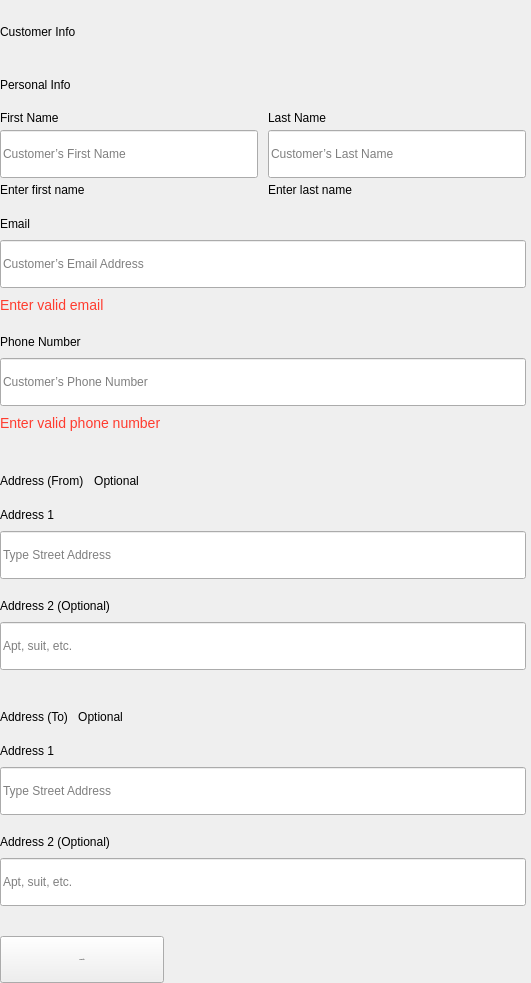
                            <widget class="QWidget" name="calc_result_customer_info_scroll_2">
                             <property name="geometry">
                              <rect>
                               <x>0</x>
                               <y>0</y>
                               <width>531</width>
                               <height>983</height>
                              </rect>
                             </property>
                             <layout class="QVBoxLayout" name="calc_result_customer_info_scroll_layout">
                              <property name="spacing">
                               <number>0</number>
                              </property>
                              <property name="leftMargin">
                               <number>0</number>
                              </property>
                              <property name="topMargin">
                               <number>0</number>
                              </property>
                              <property name="rightMargin">
                               <number>0</number>
                              </property>
                              <property name="bottomMargin">
                               <number>0</number>
                              </property>
                              <item alignment="Qt::AlignLeft">
                               <widget class="QFrame" name="calc_result_cus_info_frame">
                                <layout class="QVBoxLayout" name="calc_result_cus_info_layout">
                                 <property name="spacing">
                                  <number>5</number>
                                 </property>
                                 <property name="leftMargin">
                                  <number>0</number>
                                 </property>
                                 <property name="topMargin">
                                  <number>20</number>
                                 </property>
                                 <property name="rightMargin">
                                  <number>5</number>
                                 </property>
                                 <property name="bottomMargin">
                                  <number>0</number>
                                 </property>
                                 <item>
                                  <widget class="QLabel" name="calc_result_cus_info_header">
                                   <property name="text">
                                    <string>Customer Info</string>
                                   </property>
                                   <property name="alignment">
                                    <set>Qt::AlignJustify|Qt::AlignVCenter</set>
                                   </property>
                                  </widget>
                                 </item>
                                 <item>
                                  <spacer name="verticalSpacer_4">
                                   <property name="orientation">
                                    <enum>Qt::Vertical</enum>
                                   </property>
                                   <property name="sizeType">
                                    <enum>QSizePolicy::Fixed</enum>
                                   </property>
                                   <property name="sizeHint" stdset="0">
                                    <size>
                                     <width>20</width>
                                     <height>25</height>
                                    </size>
                                   </property>
                                  </spacer>
                                 </item>
                                 <item>
                                  <widget class="QLabel" name="calc_result_cus_info_small_header">
                                   <property name="text">
                                    <string>Personal Info</string>
                                   </property>
                                  </widget>
                                 </item>
                                 <item>
                                  <widget class="QFrame" name="calc_result_cus_info_name_frame">
                                   <layout class="QGridLayout" name="calc_result_cus_info_name_layout">
                                    <property name="leftMargin">
                                     <number>0</number>
                                    </property>
                                    <property name="topMargin">
                                     <number>10</number>
                                    </property>
                                    <property name="rightMargin">
                                     <number>0</number>
                                    </property>
                                    <property name="bottomMargin">
                                     <number>10</number>
                                    </property>
                                    <property name="horizontalSpacing">
                                     <number>10</number>
                                    </property>
                                    <property name="verticalSpacing">
                                     <number>5</number>
                                    </property>
                                    <item row="0" column="0">
                                     <widget class="QLabel" name="calc_result_cus_info_f_name_label">
                                      <property name="text">
                                       <string>First Name</string>
                                      </property>
                                     </widget>
                                    </item>
                                    <item row="0" column="1">
                                     <widget class="QLabel" name="calc_result_cus_info_l_name_label">
                                      <property name="text">
                                       <string>Last Name</string>
                                      </property>
                                     </widget>
                                    </item>
                                    <item row="1" column="0">
                                     <widget class="QLineEdit" name="calc_result_cus_info_f_name_input">
                                      <property name="minimumSize">
                                       <size>
                                        <width>255</width>
                                        <height>48</height>
                                       </size>
                                      </property>
                                      <property name="placeholderText">
                                       <string>Customer’s First Name</string>
                                      </property>
                                     </widget>
                                    </item>
                                    <item row="1" column="1">
                                     <widget class="QLineEdit" name="calc_result_cus_info_l_name_input">
                                      <property name="minimumSize">
                                       <size>
                                        <width>255</width>
                                        <height>48</height>
                                       </size>
                                      </property>
                                      <property name="placeholderText">
                                       <string>Customer’s Last Name</string>
                                      </property>
                                     </widget>
                                    </item>
                                    <item row="2" column="0">
                                     <widget class="QLabel" name="calc_result_cus_info_error_f_name">
                                      <property name="text">
                                       <string>Enter first name</string>
                                      </property>
                                      <property name="alignment">
                                       <set>Qt::AlignJustify|Qt::AlignVCenter</set>
                                      </property>
                                     </widget>
                                    </item>
                                    <item row="2" column="1">
                                     <widget class="QLabel" name="calc_result_cus_info_error_l_name">
                                      <property name="text">
                                       <string>Enter last name</string>
                                      </property>
                                      <property name="alignment">
                                       <set>Qt::AlignJustify|Qt::AlignVCenter</set>
                                      </property>
                                     </widget>
                                    </item>
                                   </layout>
                                  </widget>
                                 </item>
                                 <item>
                                  <widget class="QLabel" name="calc_result_cus_info_email_label">
                                   <property name="text">
                                    <string>Email</string>
                                   </property>
                                  </widget>
                                 </item>
                                 <item>
                                  <widget class="QLineEdit" name="calc_result_cus_info_email_input">
                                   <property name="minimumSize">
                                    <size>
                                     <width>526</width>
                                     <height>48</height>
                                    </size>
                                   </property>
                                   <property name="placeholderText">
                                    <string>Customer’s Email Address</string>
                                   </property>
                                  </widget>
                                 </item>
                                 <item>
                                  <widget class="QLabel" name="calc_result_cus_info_error_email">
                                   <property name="styleSheet">
                                    <string notr="true">font-size: 14px;
color: #FF3C2F;</string>
                                   </property>
                                   <property name="text">
                                    <string>Enter valid email</string>
                                   </property>
                                   <property name="alignment">
                                    <set>Qt::AlignJustify|Qt::AlignVCenter</set>
                                   </property>
                                  </widget>
                                 </item>
                                 <item>
                                  <spacer name="verticalSpacer_7">
                                   <property name="orientation">
                                    <enum>Qt::Vertical</enum>
                                   </property>
                                   <property name="sizeType">
                                    <enum>QSizePolicy::Fixed</enum>
                                   </property>
                                   <property name="sizeHint" stdset="0">
                                    <size>
                                     <width>20</width>
                                     <height>10</height>
                                    </size>
                                   </property>
                                  </spacer>
                                 </item>
                                 <item>
                                  <widget class="QLabel" name="calc_result_cus_info_phone_label">
                                   <property name="text">
                                    <string>Phone Number</string>
                                   </property>
                                  </widget>
                                 </item>
                                 <item>
                                  <widget class="QLineEdit" name="calc_result_cus_info_phone_input">
                                   <property name="minimumSize">
                                    <size>
                                     <width>526</width>
                                     <height>48</height>
                                    </size>
                                   </property>
                                   <property name="maxLength">
                                    <number>11</number>
                                   </property>
                                   <property name="placeholderText">
                                    <string>Customer’s Phone Number</string>
                                   </property>
                                  </widget>
                                 </item>
                                 <item>
                                  <widget class="QLabel" name="calc_result_cus_info_error_phone">
                                   <property name="styleSheet">
                                    <string notr="true">font-size: 14px;
color: #FF3C2F;</string>
                                   </property>
                                   <property name="text">
                                    <string>Enter valid phone number</string>
                                   </property>
                                   <property name="alignment">
                                    <set>Qt::AlignJustify|Qt::AlignVCenter</set>
                                   </property>
                                  </widget>
                                 </item>
                                 <item alignment="Qt::AlignLeft">
                                  <widget class="QFrame" name="calc_result_cus_info_adr_from_frame">
                                   <layout class="QHBoxLayout" name="calc_result_cus_info_adr_from_layout">
                                    <property name="spacing">
                                     <number>10</number>
                                    </property>
                                    <property name="leftMargin">
                                     <number>0</number>
                                    </property>
                                    <property name="topMargin">
                                     <number>35</number>
                                    </property>
                                    <property name="rightMargin">
                                     <number>0</number>
                                    </property>
                                    <property name="bottomMargin">
                                     <number>10</number>
                                    </property>
                                    <item>
                                     <widget class="QLabel" name="calc_result_cus_info_adr_from_label">
                                      <property name="text">
                                       <string>Address (From)</string>
                                      </property>
                                     </widget>
                                    </item>
                                    <item>
                                     <widget class="QLabel" name="calc_result_cus_info_adr_from_opt">
                                      <property name="minimumSize">
                                       <size>
                                        <width>0</width>
                                        <height>0</height>
                                       </size>
                                      </property>
                                      <property name="maximumSize">
                                       <size>
                                        <width>16777215</width>
                                        <height>16777215</height>
                                       </size>
                                      </property>
                                      <property name="text">
                                       <string>Optional</string>
                                      </property>
                                      <property name="alignment">
                                       <set>Qt::AlignCenter</set>
                                      </property>
                                     </widget>
                                    </item>
                                   </layout>
                                  </widget>
                                 </item>
                                 <item>
                                  <widget class="QLabel" name="calc_result_cus_info_adr_from_1_label">
                                   <property name="text">
                                    <string>Address 1</string>
                                   </property>
                                  </widget>
                                 </item>
                                 <item>
                                  <widget class="QLineEdit" name="calc_result_cus_info_adr_from_1_input">
                                   <property name="minimumSize">
                                    <size>
                                     <width>526</width>
                                     <height>48</height>
                                    </size>
                                   </property>
                                   <property name="placeholderText">
                                    <string>Type Street Address</string>
                                   </property>
                                  </widget>
                                 </item>
                                 <item>
                                  <spacer name="verticalSpacer_5">
                                   <property name="orientation">
                                    <enum>Qt::Vertical</enum>
                                   </property>
                                   <property name="sizeType">
                                    <enum>QSizePolicy::Fixed</enum>
                                   </property>
                                   <property name="sizeHint" stdset="0">
                                    <size>
                                     <width>20</width>
                                     <height>10</height>
                                    </size>
                                   </property>
                                  </spacer>
                                 </item>
                                 <item>
                                  <widget class="QLabel" name="calc_result_cus_info_adr_from_2_label">
                                   <property name="text">
                                    <string>Address 2 (Optional)</string>
                                   </property>
                                  </widget>
                                 </item>
                                 <item>
                                  <widget class="QLineEdit" name="calc_result_cus_info_adr_from_2_input">
                                   <property name="minimumSize">
                                    <size>
                                     <width>526</width>
                                     <height>48</height>
                                    </size>
                                   </property>
                                   <property name="placeholderText">
                                    <string>Apt, suit, etc.</string>
                                   </property>
                                  </widget>
                                 </item>
                                 <item alignment="Qt::AlignLeft">
                                  <widget class="QFrame" name="calc_result_cus_info_adr_to_frame">
                                   <layout class="QHBoxLayout" name="calc_result_cus_info_adr_to_layout">
                                    <property name="spacing">
                                     <number>10</number>
                                    </property>
                                    <property name="leftMargin">
                                     <number>0</number>
                                    </property>
                                    <property name="topMargin">
                                     <number>35</number>
                                    </property>
                                    <property name="rightMargin">
                                     <number>0</number>
                                    </property>
                                    <property name="bottomMargin">
                                     <number>10</number>
                                    </property>
                                    <item>
                                     <widget class="QLabel" name="calc_result_cus_info_adr_to_label">
                                      <property name="text">
                                       <string>Address (To)</string>
                                      </property>
                                     </widget>
                                    </item>
                                    <item>
                                     <widget class="QLabel" name="calc_result_cus_info_adr_to_opt">
                                      <property name="minimumSize">
                                       <size>
                                        <width>0</width>
                                        <height>0</height>
                                       </size>
                                      </property>
                                      <property name="maximumSize">
                                       <size>
                                        <width>16777215</width>
                                        <height>16777215</height>
                                       </size>
                                      </property>
                                      <property name="text">
                                       <string>Optional</string>
                                      </property>
                                      <property name="alignment">
                                       <set>Qt::AlignCenter</set>
                                      </property>
                                     </widget>
                                    </item>
                                   </layout>
                                  </widget>
                                 </item>
                                 <item>
                                  <widget class="QLabel" name="calc_result_cus_info_adr_to_1_label">
                                   <property name="text">
                                    <string>Address 1</string>
                                   </property>
                                  </widget>
                                 </item>
                                 <item>
                                  <widget class="QLineEdit" name="calc_result_cus_info_adr_to_1_input">
                                   <property name="minimumSize">
                                    <size>
                                     <width>526</width>
                                     <height>48</height>
                                    </size>
                                   </property>
                                   <property name="placeholderText">
                                    <string>Type Street Address</string>
                                   </property>
                                  </widget>
                                 </item>
                                 <item>
                                  <spacer name="verticalSpacer_6">
                                   <property name="orientation">
                                    <enum>Qt::Vertical</enum>
                                   </property>
                                   <property name="sizeType">
                                    <enum>QSizePolicy::Fixed</enum>
                                   </property>
                                   <property name="sizeHint" stdset="0">
                                    <size>
                                     <width>20</width>
                                     <height>10</height>
                                    </size>
                                   </property>
                                  </spacer>
                                 </item>
                                 <item>
                                  <widget class="QLabel" name="calc_result_cus_info_adr_to_2_label">
                                   <property name="text">
                                    <string>Address 2 (Optional)</string>
                                   </property>
                                  </widget>
                                 </item>
                                 <item>
                                  <widget class="QLineEdit" name="calc_result_cus_info_adr_to_2_input">
                                   <property name="minimumSize">
                                    <size>
                                     <width>526</width>
                                     <height>48</height>
                                    </size>
                                   </property>
                                   <property name="placeholderText">
                                    <string>Apt, suit, etc.</string>
                                   </property>
                                  </widget>
                                 </item>
                                 <item>
                                  <spacer name="verticalSpacer">
                                   <property name="orientation">
                                    <enum>Qt::Vertical</enum>
                                   </property>
                                   <property name="sizeType">
                                    <enum>QSizePolicy::Fixed</enum>
                                   </property>
                                   <property name="sizeHint" stdset="0">
                                    <size>
                                     <width>20</width>
                                     <height>25</height>
                                    </size>
                                   </property>
                                  </spacer>
                                 </item>
                                 <item>
                                  <widget class="QPushButton" name="calc_result_cus_info_submit_btn">
                                   <property name="minimumSize">
                                    <size>
                                     <width>164</width>
                                     <height>47</height>
                                    </size>
                                   </property>
                                   <property name="maximumSize">
                                    <size>
                                     <width>164</width>
                                     <height>47</height>
                                    </size>
                                   </property>
                                   <property name="font">
                                    <font>
                                     <family>Inter</family>
                                     <pointsize>-1</pointsize>
                                     <underline>false</underline>
                                     <strikeout>false</strikeout>
                                    </font>
                                   </property>
                                   <property name="text">
                                    <string>Submit Info</string>
                                   </property>
                                  </widget>
                                 </item>
                                </layout>
                               </widget>
                              </item>
                             </layout>
                            </widget>
